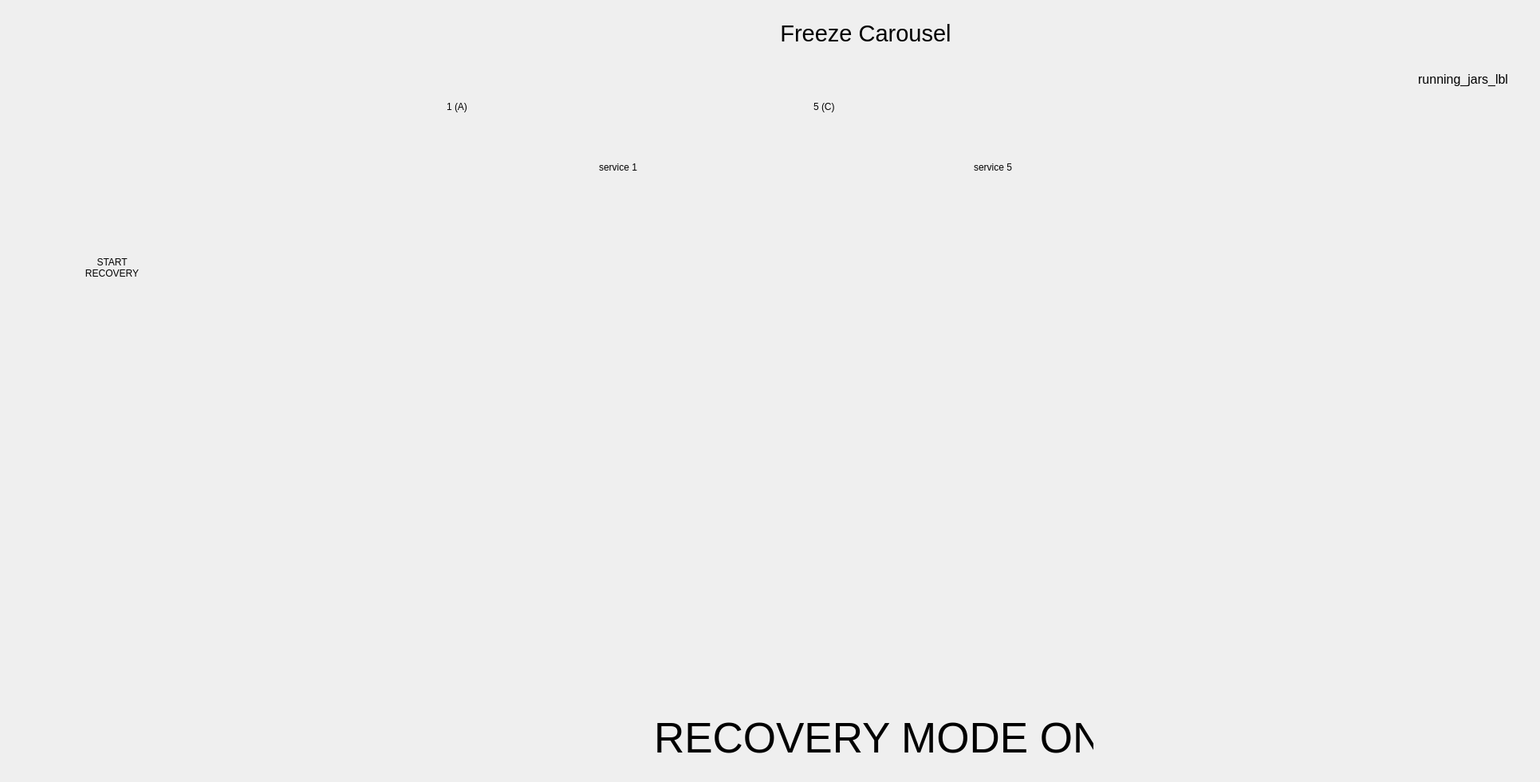
<?xml version="1.0" encoding="UTF-8"?>
<ui version="4.0">
 <class>home_frame</class>
 <widget class="QFrame" name="home_frame">
  <property name="geometry">
   <rect>
    <x>0</x>
    <y>0</y>
    <width>1931</width>
    <height>981</height>
   </rect>
  </property>
  <property name="windowTitle">
   <string>HomeFrame</string>
  </property>
  <widget class="QPushButton" name="service_1_btn">
   <property name="geometry">
    <rect>
     <x>610</x>
     <y>180</y>
     <width>330</width>
     <height>60</height>
    </rect>
   </property>
   <property name="text">
    <string>service 1</string>
   </property>
   <property name="flat">
    <bool>true</bool>
   </property>
   <attribute name="buttonGroup">
    <string notr="true">service_btn_group</string>
   </attribute>
  </widget>
  <widget class="QPushButton" name="service_5_btn">
   <property name="geometry">
    <rect>
     <x>1080</x>
     <y>180</y>
     <width>330</width>
     <height>60</height>
    </rect>
   </property>
   <property name="text">
    <string>service 5</string>
   </property>
   <property name="flat">
    <bool>true</bool>
   </property>
   <attribute name="buttonGroup">
    <string notr="true">service_btn_group</string>
   </attribute>
  </widget>
  <widget class="QPushButton" name="service_0_btn">
   <property name="geometry">
    <rect>
     <x>280</x>
     <y>140</y>
     <width>201</width>
     <height>91</height>
    </rect>
   </property>
   <property name="autoFillBackground">
    <bool>false</bool>
   </property>
   <property name="styleSheet">
    <string notr="true">background:#EEEEFF</string>
   </property>
   <property name="text">
    <string/>
   </property>
   <property name="icon">
    <iconset>
     <normaloff>../images/alfa_logo.png</normaloff>../images/alfa_logo.png</iconset>
   </property>
   <property name="iconSize">
    <size>
     <width>160</width>
     <height>68</height>
    </size>
   </property>
   <property name="flat">
    <bool>true</bool>
   </property>
   <attribute name="buttonGroup">
    <string notr="true">service_btn_group</string>
   </attribute>
  </widget>
  <widget class="QLabel" name="sinottico">
   <property name="geometry">
    <rect>
     <x>4</x>
     <y>4</y>
     <width>1912</width>
     <height>972</height>
    </rect>
   </property>
   <property name="text">
    <string/>
   </property>
   <property name="pixmap">
    <pixmap>../images/sinottico_CRX40.png</pixmap>
   </property>
   <property name="scaledContents">
    <bool>true</bool>
   </property>
  </widget>
  <widget class="QPushButton" name="feed_jar_btn">
   <property name="geometry">
    <rect>
     <x>230</x>
     <y>410</y>
     <width>141</width>
     <height>91</height>
    </rect>
   </property>
   <property name="text">
    <string/>
   </property>
   <property name="icon">
    <iconset>
     <normaloff>../images/arrow-green.png</normaloff>../images/arrow-green.png</iconset>
   </property>
   <property name="iconSize">
    <size>
     <width>120</width>
     <height>60</height>
    </size>
   </property>
   <property name="flat">
    <bool>true</bool>
   </property>
   <attribute name="buttonGroup">
    <string notr="true">action_btn_group</string>
   </attribute>
  </widget>
  <widget class="QPushButton" name="action_01_btn">
   <property name="geometry">
    <rect>
     <x>430</x>
     <y>530</y>
     <width>71</width>
     <height>61</height>
    </rect>
   </property>
   <property name="text">
    <string/>
   </property>
   <property name="icon">
    <iconset>
     <normaloff>../images/settings.png</normaloff>../images/settings.png</iconset>
   </property>
   <property name="iconSize">
    <size>
     <width>50</width>
     <height>50</height>
    </size>
   </property>
   <property name="flat">
    <bool>true</bool>
   </property>
   <attribute name="buttonGroup">
    <string notr="true">action_btn_group</string>
   </attribute>
  </widget>
  <widget class="QPushButton" name="action_02_btn">
   <property name="geometry">
    <rect>
     <x>590</x>
     <y>430</y>
     <width>71</width>
     <height>61</height>
    </rect>
   </property>
   <property name="text">
    <string/>
   </property>
   <property name="icon">
    <iconset>
     <normaloff>../images/settings.png</normaloff>../images/settings.png</iconset>
   </property>
   <property name="iconSize">
    <size>
     <width>50</width>
     <height>50</height>
    </size>
   </property>
   <property name="flat">
    <bool>true</bool>
   </property>
   <attribute name="buttonGroup">
    <string notr="true">action_btn_group</string>
   </attribute>
  </widget>
  <widget class="QPushButton" name="action_04_btn">
   <property name="geometry">
    <rect>
     <x>1060</x>
     <y>430</y>
     <width>71</width>
     <height>61</height>
    </rect>
   </property>
   <property name="text">
    <string/>
   </property>
   <property name="icon">
    <iconset>
     <normaloff>../images/settings.png</normaloff>../images/settings.png</iconset>
   </property>
   <property name="iconSize">
    <size>
     <width>50</width>
     <height>50</height>
    </size>
   </property>
   <property name="flat">
    <bool>true</bool>
   </property>
   <attribute name="buttonGroup">
    <string notr="true">action_btn_group</string>
   </attribute>
  </widget>
  <widget class="QPushButton" name="action_05_btn">
   <property name="geometry">
    <rect>
     <x>1500</x>
     <y>540</y>
     <width>71</width>
     <height>61</height>
    </rect>
   </property>
   <property name="text">
    <string/>
   </property>
   <property name="icon">
    <iconset>
     <normaloff>../images/settings.png</normaloff>../images/settings.png</iconset>
   </property>
   <property name="iconSize">
    <size>
     <width>50</width>
     <height>50</height>
    </size>
   </property>
   <property name="flat">
    <bool>true</bool>
   </property>
   <attribute name="buttonGroup">
    <string notr="true">action_btn_group</string>
   </attribute>
  </widget>
  <widget class="QLabel" name="refill_1_lbl">
   <property name="geometry">
    <rect>
     <x>566</x>
     <y>260</y>
     <width>56</width>
     <height>56</height>
    </rect>
   </property>
   <property name="styleSheet">
    <string notr="true">color:#000000;
</string>
   </property>
   <property name="text">
    <string/>
   </property>
   <property name="pixmap">
    <pixmap>../images/tank_gray.png</pixmap>
   </property>
   <property name="scaledContents">
    <bool>true</bool>
   </property>
   <property name="iconSize" stdset="0">
    <size>
     <width>68</width>
     <height>68</height>
    </size>
   </property>
  </widget>
  <widget class="QLabel" name="refill_5_lbl">
   <property name="geometry">
    <rect>
     <x>1040</x>
     <y>260</y>
     <width>56</width>
     <height>56</height>
    </rect>
   </property>
   <property name="styleSheet">
    <string notr="true">color:#000000;
</string>
   </property>
   <property name="text">
    <string/>
   </property>
   <property name="pixmap">
    <pixmap>../images/tank_gray.png</pixmap>
   </property>
   <property name="scaledContents">
    <bool>true</bool>
   </property>
   <property name="iconSize" stdset="0">
    <size>
     <width>68</width>
     <height>68</height>
    </size>
   </property>
  </widget>
  <widget class="QLabel" name="reserve_1_label">
   <property name="geometry">
    <rect>
     <x>910</x>
     <y>250</y>
     <width>56</width>
     <height>100</height>
    </rect>
   </property>
   <property name="text">
    <string/>
   </property>
   <property name="pixmap">
    <pixmap>../images/Riserva.gif</pixmap>
   </property>
   <property name="scaledContents">
    <bool>true</bool>
   </property>
  </widget>
  <widget class="QLabel" name="reserve_5_label">
   <property name="geometry">
    <rect>
     <x>1380</x>
     <y>250</y>
     <width>56</width>
     <height>100</height>
    </rect>
   </property>
   <property name="text">
    <string/>
   </property>
   <property name="pixmap">
    <pixmap>../images/Riserva.gif</pixmap>
   </property>
   <property name="scaledContents">
    <bool>true</bool>
   </property>
  </widget>
  <widget class="QPushButton" name="freeze_carousel_btn">
   <property name="geometry">
    <rect>
     <x>850</x>
     <y>8</y>
     <width>471</width>
     <height>68</height>
    </rect>
   </property>
   <property name="font">
    <font>
     <pointsize>22</pointsize>
    </font>
   </property>
   <property name="text">
    <string>Freeze Carousel</string>
   </property>
   <property name="iconSize">
    <size>
     <width>72</width>
     <height>72</height>
    </size>
   </property>
   <property name="flat">
    <bool>true</bool>
   </property>
   <attribute name="buttonGroup">
    <string notr="true">action_btn_group</string>
   </attribute>
  </widget>
  <widget class="QLabel" name="STEP_01_label">
   <property name="geometry">
    <rect>
     <x>410</x>
     <y>420</y>
     <width>85</width>
     <height>85</height>
    </rect>
   </property>
   <property name="scaledContents">
    <bool>true</bool>
   </property>
   <property name="alignment">
    <set>Qt::AlignCenter</set>
   </property>
  </widget>
  <widget class="QLabel" name="STEP_05_label">
   <property name="geometry">
    <rect>
     <x>1490</x>
     <y>420</y>
     <width>85</width>
     <height>85</height>
    </rect>
   </property>
   <property name="scaledContents">
    <bool>true</bool>
   </property>
   <property name="alignment">
    <set>Qt::AlignCenter</set>
   </property>
  </widget>
  <widget class="QLabel" name="STEP_04_label">
   <property name="geometry">
    <rect>
     <x>1200</x>
     <y>420</y>
     <width>85</width>
     <height>85</height>
    </rect>
   </property>
   <property name="font">
    <font>
     <pointsize>10</pointsize>
    </font>
   </property>
   <property name="scaledContents">
    <bool>true</bool>
   </property>
   <property name="alignment">
    <set>Qt::AlignCenter</set>
   </property>
  </widget>
  <widget class="QLabel" name="STEP_02_label">
   <property name="geometry">
    <rect>
     <x>730</x>
     <y>420</y>
     <width>85</width>
     <height>85</height>
    </rect>
   </property>
   <property name="font">
    <font>
     <pointsize>10</pointsize>
    </font>
   </property>
   <property name="scaledContents">
    <bool>true</bool>
   </property>
   <property name="alignment">
    <set>Qt::AlignCenter</set>
   </property>
  </widget>
  <widget class="QLabel" name="container_presence_1_label">
   <property name="geometry">
    <rect>
     <x>760</x>
     <y>400</y>
     <width>24</width>
     <height>24</height>
    </rect>
   </property>
   <property name="text">
    <string/>
   </property>
   <property name="scaledContents">
    <bool>true</bool>
   </property>
  </widget>
  <widget class="QLabel" name="container_presence_5_label">
   <property name="geometry">
    <rect>
     <x>1230</x>
     <y>400</y>
     <width>24</width>
     <height>24</height>
    </rect>
   </property>
   <property name="text">
    <string/>
   </property>
   <property name="scaledContents">
    <bool>true</bool>
   </property>
  </widget>
  <widget class="QLabel" name="load_lifter_up_label">
   <property name="geometry">
    <rect>
     <x>1770</x>
     <y>440</y>
     <width>24</width>
     <height>24</height>
    </rect>
   </property>
   <property name="text">
    <string/>
   </property>
   <property name="scaledContents">
    <bool>true</bool>
   </property>
  </widget>
  <widget class="QLabel" name="load_lifter_down_label">
   <property name="geometry">
    <rect>
     <x>1770</x>
     <y>820</y>
     <width>24</width>
     <height>24</height>
    </rect>
   </property>
   <property name="text">
    <string/>
   </property>
   <property name="scaledContents">
    <bool>true</bool>
   </property>
  </widget>
  <widget class="QLabel" name="unload_lifter_up_label">
   <property name="geometry">
    <rect>
     <x>380</x>
     <y>550</y>
     <width>24</width>
     <height>24</height>
    </rect>
   </property>
   <property name="text">
    <string/>
   </property>
   <property name="scaledContents">
    <bool>true</bool>
   </property>
  </widget>
  <widget class="QLabel" name="running_jars_lbl">
   <property name="geometry">
    <rect>
     <x>1710</x>
     <y>90</y>
     <width>181</width>
     <height>201</height>
    </rect>
   </property>
   <property name="font">
    <font>
     <pointsize>12</pointsize>
    </font>
   </property>
   <property name="autoFillBackground">
    <bool>false</bool>
   </property>
   <property name="text">
    <string>running_jars_lbl</string>
   </property>
   <property name="alignment">
    <set>Qt::AlignRight|Qt::AlignTop|Qt::AlignTrailing</set>
   </property>
   <property name="wordWrap">
    <bool>true</bool>
   </property>
  </widget>
  <widget class="QLabel" name="head_id_1_lbl">
   <property name="geometry">
    <rect>
     <x>560</x>
     <y>110</y>
     <width>120</width>
     <height>48</height>
    </rect>
   </property>
   <property name="styleSheet">
    <string notr="true">color:#000000;
</string>
   </property>
   <property name="text">
    <string>1 (A)</string>
   </property>
   <property name="scaledContents">
    <bool>true</bool>
   </property>
   <property name="iconSize" stdset="0">
    <size>
     <width>68</width>
     <height>68</height>
    </size>
   </property>
  </widget>
  <widget class="QLabel" name="head_id_5_lbl">
   <property name="geometry">
    <rect>
     <x>1020</x>
     <y>110</y>
     <width>120</width>
     <height>48</height>
    </rect>
   </property>
   <property name="styleSheet">
    <string notr="true">color:#000000;
</string>
   </property>
   <property name="text">
    <string>5 (C)</string>
   </property>
   <property name="scaledContents">
    <bool>true</bool>
   </property>
   <property name="iconSize" stdset="0">
    <size>
     <width>68</width>
     <height>68</height>
    </size>
   </property>
  </widget>
  <widget class="QLabel" name="expiry_1_label">
   <property name="geometry">
    <rect>
     <x>830</x>
     <y>250</y>
     <width>56</width>
     <height>100</height>
    </rect>
   </property>
   <property name="text">
    <string/>
   </property>
   <property name="pixmap">
    <pixmap>../images/Riserva.gif</pixmap>
   </property>
   <property name="scaledContents">
    <bool>true</bool>
   </property>
  </widget>
  <widget class="QLabel" name="expiry_5_label">
   <property name="geometry">
    <rect>
     <x>1300</x>
     <y>250</y>
     <width>56</width>
     <height>100</height>
    </rect>
   </property>
   <property name="text">
    <string/>
   </property>
   <property name="pixmap">
    <pixmap>../images/Riserva.gif</pixmap>
   </property>
   <property name="scaledContents">
    <bool>true</bool>
   </property>
  </widget>
  <widget class="QLabel" name="lbl_recovery">
   <property name="enabled">
    <bool>true</bool>
   </property>
   <property name="geometry">
    <rect>
     <x>820</x>
     <y>900</y>
     <width>551</width>
     <height>51</height>
    </rect>
   </property>
   <property name="font">
    <font>
     <pointsize>40</pointsize>
    </font>
   </property>
   <property name="text">
    <string>RECOVERY MODE ON</string>
   </property>
  </widget>
  <widget class="QPushButton" name="recovery_btn">
   <property name="geometry">
    <rect>
     <x>70</x>
     <y>290</y>
     <width>141</width>
     <height>91</height>
    </rect>
   </property>
   <property name="text">
    <string notr="true">START 
RECOVERY</string>
   </property>
   <property name="iconSize">
    <size>
     <width>145</width>
     <height>85</height>
    </size>
   </property>
   <property name="flat">
    <bool>true</bool>
   </property>
   <attribute name="buttonGroup">
    <string notr="true">action_btn_group</string>
   </attribute>
  </widget>
  <widget class="QPushButton" name="recovery_info_btn">
   <property name="geometry">
    <rect>
     <x>1360</x>
     <y>900</y>
     <width>71</width>
     <height>61</height>
    </rect>
   </property>
   <property name="text">
    <string/>
   </property>
   <property name="icon">
    <iconset>
     <normaloff>../images/info.png</normaloff>../images/info.png</iconset>
   </property>
   <property name="iconSize">
    <size>
     <width>50</width>
     <height>50</height>
    </size>
   </property>
   <property name="flat">
    <bool>true</bool>
   </property>
  </widget>
  <widget class="QLabel" name="fw_align_ko_lbl">
   <property name="geometry">
    <rect>
     <x>60</x>
     <y>110</y>
     <width>141</width>
     <height>141</height>
    </rect>
   </property>
   <property name="styleSheet">
    <string notr="true">color:#000000;
</string>
   </property>
   <property name="text">
    <string/>
   </property>
   <property name="pixmap">
    <pixmap>../images/warning_blinking.gif</pixmap>
   </property>
   <property name="scaledContents">
    <bool>true</bool>
   </property>
   <property name="iconSize" stdset="0">
    <size>
     <width>68</width>
     <height>68</height>
    </size>
   </property>
  </widget>
  <zorder>sinottico</zorder>
  <zorder>service_1_btn</zorder>
  <zorder>service_5_btn</zorder>
  <zorder>service_0_btn</zorder>
  <zorder>feed_jar_btn</zorder>
  <zorder>action_01_btn</zorder>
  <zorder>action_02_btn</zorder>
  <zorder>action_04_btn</zorder>
  <zorder>action_05_btn</zorder>
  <zorder>reserve_1_label</zorder>
  <zorder>reserve_5_label</zorder>
  <zorder>freeze_carousel_btn</zorder>
  <zorder>STEP_04_label</zorder>
  <zorder>STEP_05_label</zorder>
  <zorder>STEP_02_label</zorder>
  <zorder>STEP_01_label</zorder>
  <zorder>container_presence_1_label</zorder>
  <zorder>container_presence_5_label</zorder>
  <zorder>load_lifter_up_label</zorder>
  <zorder>load_lifter_down_label</zorder>
  <zorder>unload_lifter_up_label</zorder>
  <zorder>refill_1_lbl</zorder>
  <zorder>refill_5_lbl</zorder>
  <zorder>running_jars_lbl</zorder>
  <zorder>head_id_1_lbl</zorder>
  <zorder>head_id_5_lbl</zorder>
  <zorder>expiry_1_label</zorder>
  <zorder>expiry_5_label</zorder>
  <zorder>lbl_recovery</zorder>
  <zorder>recovery_info_btn</zorder>
  <zorder>recovery_btn</zorder>
  <zorder>fw_align_ko_lbl</zorder>
 </widget>
 <resources/>
 <connections/>
 <buttongroups>
  <buttongroup name="service_btn_group"/>
  <buttongroup name="action_btn_group"/>
 </buttongroups>
</ui>
